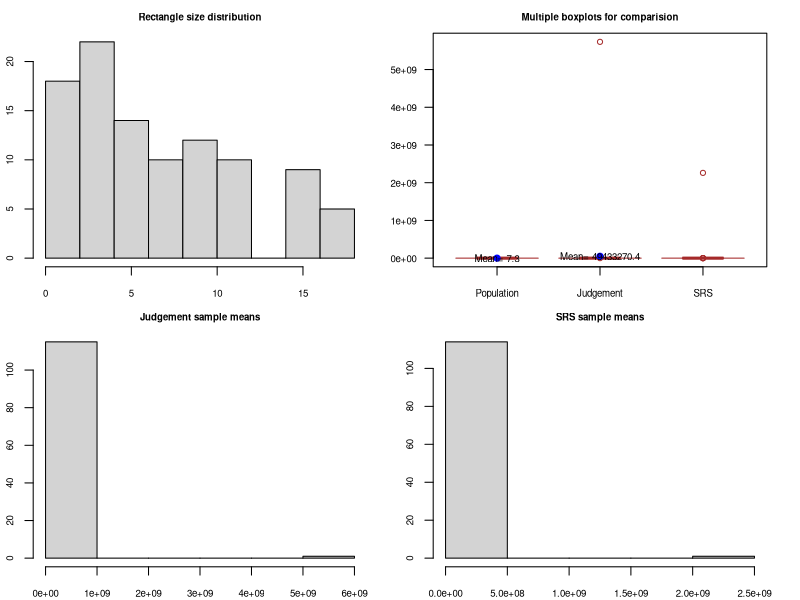

Reproduce this figure in R.
#EXERCISE 1
#set your own working directory

#import and view the data
Rectangle=read.csv("Rectangle.csv",header = T)
View(Rectangle)

#for my judgement sample of size 5 I choose rectangles 18, 21, 52, 76 and 80
judge_list=c(18,21,52,76,80)
judge_list
judge_set=Rectangle[judge_list,]
judge_set

#average area for my judgement sample = 7.4
judge_ave=mean(judge_set$Area)
judge_ave

#randomly select a simple random sample of size 5, and sort the data
srs_set=Rectangle[sort(sample(nrow(Rectangle),5,replace = FALSE)),]
srs_set

#average area for my simple random sample = 5
srs_ave=mean(srs_set$Area)
srs_ave

#I asked students to capture the judgement and srs means from their samples
#import and view the RectangleMeans dataset with mean from 116 students
RectangleMeans=read.csv("RectangleMeans.csv",header = T)
View(RectangleMeans)

#calculate averages for population and sample means
all_means=rbind(mean(Rectangle$Area),mean(RectangleMeans$judge),mean(RectangleMeans$srs))
all_means

#create a plot with all 3 histograms and a multiple boxplot with means
#use the mfrow function
#if you try to add the graphs below, you may get the following message:
#Error in plot.new() : figure margins too large
#this means the plot panel is too small for the margins of the plots we want
#By default, the par() function in R sets the margins of a plot as follows:
#  Bottom margin: 5.1
#  Left margin: 4.1
#  Top margin: 4.1
#  Right margin: 2.1
#we can change the margins with the code below
par(mfrow=c(2,2))
par(mar = c(2, 2, 2, 2))
hist(Rectangle$Area,main = "Rectangle size distribution",
  cex.main=0.7,cex.axis=0.7)
boxplot(Rectangle$Area, RectangleMeans$judge, RectangleMeans$srs,
  main = "Multiple boxplots for comparision",cex.main=0.7,cex.axis=0.7,
  at = c(1,2,3),
  names = c("Population", "Judgement", "SRS"),
  las = 1,
  col = c("green","red","orange"),
  border = "brown",
  notch = TRUE)
points(all_means, pch=20, cex=1.5,col="blue")
text(x=c(1,2,3),y=all_means+2,labels=paste("Mean=",round(all_means,1)),cex=0.7)
hist(RectangleMeans$judge,main = "Judgement sample means",
  cex.main=0.7,cex.axis=0.7)
hist(RectangleMeans$srs,main = "SRS sample means",cex.main=0.7,cex.axis=0.7)

#reset the graphical parameters to the default
dev.off()

#The first thing to note is that the rectangle sizes range from 1 to 18
min(Rectangle$Area)
max(Rectangle$Area)

#The sample means for both judgement and srs samples have extreme values
#Do you think it is possible to get sample means greater than 18?
#Such numbers could have been entered incorrectly in the survey
#Or the average of the rectangle number was calculated instead of the size
#Or there was some other error in the sampling code
#We must first fix/remove the errors before calculating the averages that I added on the boxplot for the sample means are misleading
